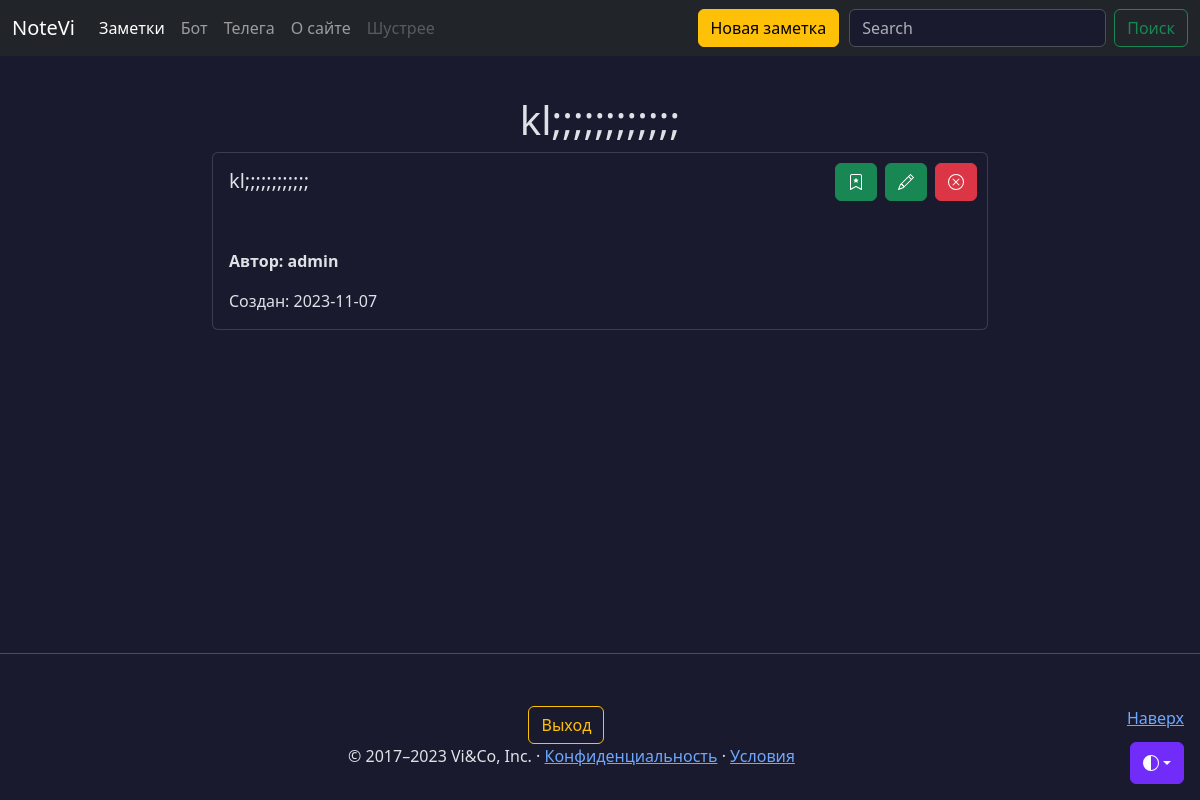
/notes/2 (signed in), run on the app's committed database.
### models.py (models this page shows, shortened)
class Note(db.Model):
    id = db.Column(db.Integer, primary_key=True)
    title = db.Column(db.String(50), nullable=False)
    intro = db.Column(db.String(200), nullable=False)
    text = db.Column(db.Text, nullable=False)
    user_id = db.Column(db.Integer,
                        db.ForeignKey('user.id'),
                        nullable=False,
                        default=1)
    data = db.Column(db.Date, nullable=False, default=datetime.utcnow)
    favorites = db.relationship('User',
                                secondary='favorites',
                                backref=db.backref('favorite_notes',
                                                   lazy=True),
                                lazy='subquery')
    @classmethod
    def get_by_id(cls, id_) -> 'Note':
        return cls.query.session.get(cls, id_)

class User(db.Model, UserMixin):
    __tablename__ = 'user'
    id = db.Column(db.Integer, primary_key=True)
    username = db.Column(
        db.String(64), index=True, unique=True, nullable=False
    )
    email = db.Column(db.String(120), index=True, unique=True, nullable=False)
    password_hash = db.Column(db.String(128), nullable=False)
    notes = db.relationship('Note', backref='author', lazy='dynamic')
    created_on = db.Column(db.DateTime(), default=datetime.utcnow)
    updated_on = db.Column(
        db.DateTime(), default=datetime.utcnow, onupdate=datetime.utcnow
    )
    def is_favorite(self, note):
        if not self.favorite_notes:
            return False
        return note in self.favorite_notes

### app.py (the view)
@app.route('/notes/<int:id>')
@login_required
def note(id):
    note = Note.get_by_id(id)
    if not note:
        return 'Заметка не найдена'
    return render_template('note.html', note=note)

### models.py (called while the page is built)
@login_manager.user_loader
def load_user(user_id):
    return db.session.query(User).get(user_id)

### templates/note.html (shortened to what this page needs)
{% extends 'base.html' %}
{% block content %}
<div class="container mt-5 col-lg-8">
  <h1 style="text-align: center; word-wrap: break-word;">{{ note.title }}</h1>
  <div class="card">
    <div class="card-body container">
      <h5 class="card-title col-8">{{ note.title }}</h5>
      <il class="align-self-end">{% include 'includes/btn.html' %}</il>
    </div>
    <div class="card-body">
      <p><b>Автор: {{ note.author.username }}</b></p>
      <note class="date">Cоздан: {{ note.data }}</note>
    </div>
  </div>
</div>
{% endblock %}

### static/css/base.css (style rules this page uses)
body { padding-top: 3rem; color: rgb(var(--bs-tertiary-color-rgb)); display: flex; flex-direction: column; height: 100%; }

### data on the page
Note: title "kl;;;;;;;;;;;;", data "2023-11-07"
User: author.username "admin"
